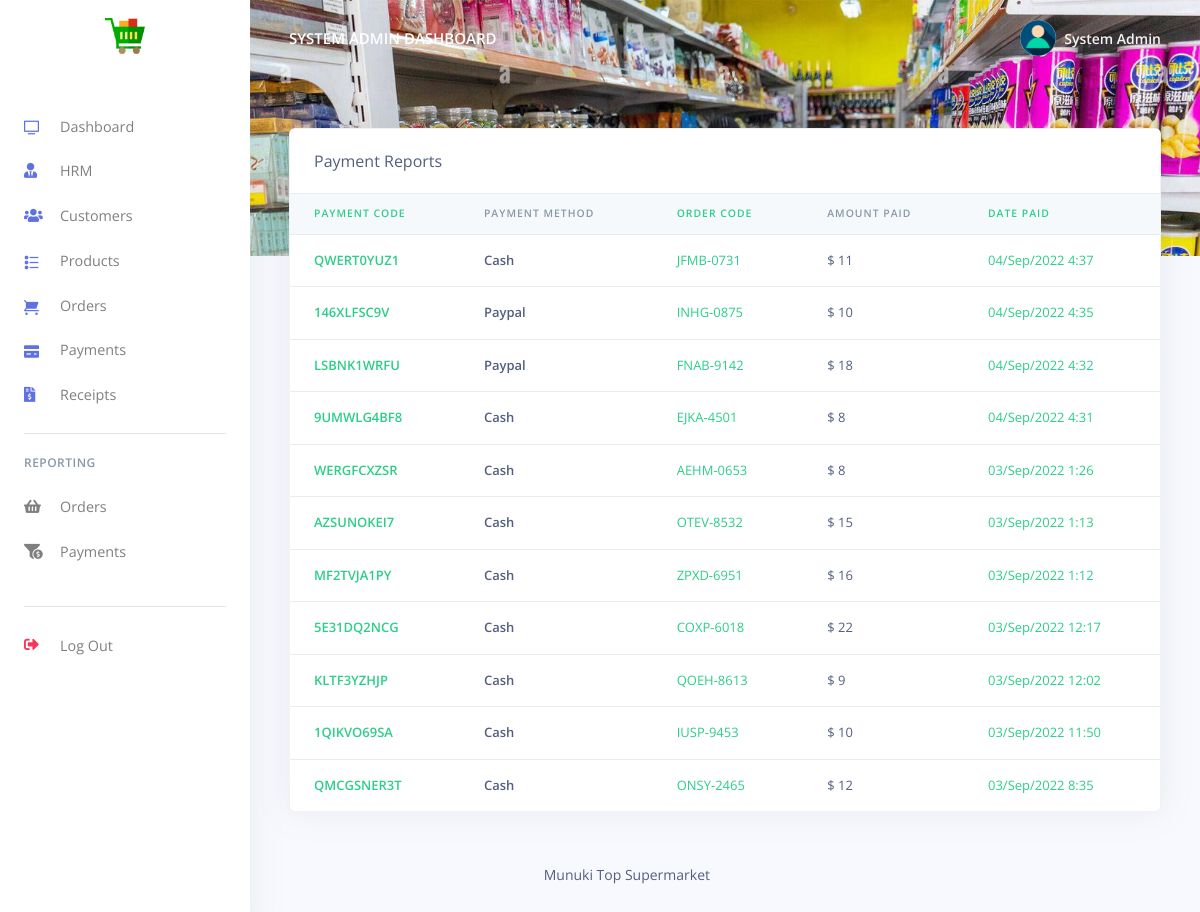
Page /admin/payments_reports.php (signed in) on the committed database.
### tables this page shows
CREATE TABLE `sms_admin` (
  `admin_id` varchar(200) NOT NULL,
  `admin_name` varchar(200) NOT NULL,
  `admin_email` varchar(200) NOT NULL,
  `admin_password` varchar(200) NOT NULL
);

CREATE TABLE `sms_payments` (
  `pay_id` varchar(200) NOT NULL,
  `pay_code` varchar(200) NOT NULL,
  `order_code` varchar(200) NOT NULL,
  `customer_id` varchar(200) NOT NULL,
  `pay_amt` varchar(200) NOT NULL,
  `pay_method` varchar(200) NOT NULL,
  `created_at` timestamp(6) NOT NULL DEFAULT current_timestamp(6) ON UPDATE current_timestamp(6)
);

### admin/payments_reports.php (the view, shortened to what this page needs)
<?php
include('config/config.php');
require_once('partials/_head.php');
?>
<body>
    <?php
    require_once('partials/_sidebar.php');
    ?>
    <div class="main-content">
        <?php
        require_once('partials/_topnav.php');
        ?>
        <div class="container-fluid mt--8">
            <div class="row">
                <div class="col">
                    <div class="card shadow">
                        <div class="card-header border-0">
                            Payment Reports
                        </div>
                        <div class="table-responsive">
                            <table class="table align-items-center table-flush">
                                <thead class="thead-light">
                                    <tr>
                                        <th class="text-success" scope="col">Payment Code</th>
                                        <th scope="col">Payment Method</th>
                                        <th class="text-success" scope="col">Order Code</th>
                                        <th scope="col">Amount Paid</th>
                                        <th class="text-success" scope="col">Date Paid</th>
                                    </tr>
                                </thead>
                                <tbody>
                                    <?php
                                    $ret = "SELECT * FROM  sms_payments ORDER BY `created_at` DESC ";
                                    $stmt = $mysqli->prepare($ret);
                                    $stmt->execute();
                                    $res = $stmt->get_result();
                                    while ($payment = $res->fetch_object()) {
                                    ?>
                                        <tr>
                                            <th class="text-success" scope="row">
                                                <?php echo $payment->pay_code; ?>
                                            </th>
                                            <th scope="row">
                                                <?php echo $payment->pay_method; ?>
                                            </th>
                                            <td class="text-success">
                                                <?php echo $payment->order_code; ?>
                                            </td>
                                            <td>
                                                $ <?php echo $payment->pay_amt; ?>
                                            </td>
                                            <td class="text-success">
                                                <?php echo date('d/M/Y g:i', strtotime($payment->created_at)) ?>
                                            </td>
                                        </tr>
                                    <?php } ?>
                                </tbody>
                            </table>
                        </div>
                    </div>
                </div>
            </div>
            <?php
            require_once('partials/_footer.php');
            ?>
        </div>
    </div>
</body>
</html>

### admin/partials/_sidebar.php (shortened to what this page needs)
<?php
$admin_id = $_SESSION['admin_id'];
$ret = "SELECT * FROM  sms_admin  WHERE admin_id = '$admin_id'";
$stmt = $mysqli->prepare($ret);
$stmt->execute();
$res = $stmt->get_result();
while ($admin = $res->fetch_object()) {
?>
  <nav class="navbar navbar-vertical fixed-left navbar-expand-md navbar-light bg-white" id="sidenav-main">
    <div class="container-fluid">
      <a class="navbar-brand pt-0" href="dashboard.php">
        <img src="assets/img/brand/shopping-cart.png" class="navbar-brand-img" alt="...">
      </a>
      <div class="collapse navbar-collapse" id="sidenav-collapse-main">
        <ul class="navbar-nav">
          <li class="nav-item">
            <a class="nav-link" href="dashboard.php">
              <i class="ni ni-tv-2 text-primary"></i> Dashboard
            </a>
          </li>
          <li class="nav-item">
            <a class="nav-link" href="hrm.php">
              <i class="fas fa-user-tie text-primary"></i> HRM
            </a>
          </li>
          <li class="nav-item">
            <a class="nav-link" href="customes.php">
              <i class="fas fa-users text-primary"></i> Customers
            </a>
          </li>
          <li class="nav-item">
            <a class="nav-link" href="products.php">
              <i class="ni ni-bullet-list-67 text-primary"></i>Products
            </a>
          </li>
          <li class="nav-item">
            <a class="nav-link" href="orders.php">
              <i class="ni ni-cart text-primary"></i> Orders
            </a>
          </li>
          <li class="nav-item">
            <a class="nav-link" href="payments.php">
              <i class="ni ni-credit-card text-primary"></i> Payments
            </a>
          </li>
          <li class="nav-item">
            <a class="nav-link" href="receipts.php">
              <i class="fas fa-file-invoice-dollar text-primary"></i> Receipts
            </a>
          </li>
        </ul>
        <hr class="my-3">
        <h6 class="navbar-heading text-muted">Reporting</h6>
        <ul class="navbar-nav mb-md-3">
          <li class="nav-item">
            <a class="nav-link" href="orders_reports.php">
              <i class="fas fa-shopping-basket"></i> Orders
            </a>
          </li>
          <li class="nav-item">
            <a class="nav-link" href="payments_reports.php">
              <i class="fas fa-funnel-dollar"></i> Payments
            </a>
          </li>
        </ul>
        <hr class="my-3">
        <ul class="navbar-nav mb-md-3">
          <li class="nav-item">
            <a class="nav-link" href="logout.php">
              <i class="fas fa-sign-out-alt text-danger"></i> Log Out
            </a>
          </li>
        </ul>
      </div>
    </div>
  </nav>
<?php } ?>

### admin/partials/_topnav.php (shortened to what this page needs)
<?php
$admin_id = $_SESSION['admin_id'];
$ret = "SELECT * FROM  sms_admin  WHERE admin_id = '$admin_id'";
$stmt = $mysqli->prepare($ret);
$stmt->execute();
$res = $stmt->get_result();
while ($admin = $res->fetch_object()) {
?>
    <nav class="navbar navbar-top navbar-expand-md navbar-dark" id="navbar-main">
        <div class="container-fluid">
            <a class="h4 mb-0 text-white text-uppercase d-none d-lg-inline-block" href="dashboard.php"><?php echo $admin->admin_name; ?> Dashboard</a>
            <ul class="navbar-nav align-items-center d-none d-md-flex">
                <li class="nav-item dropdown">
                    <a class="nav-link pr-0" href="#" role="button" data-toggle="dropdown" aria-haspopup="true" aria-expanded="false">
                        <div class="media align-items-center">
                            <span class="avatar avatar-sm rounded-circle">
                                <img alt="Image placeholder" src="assets/img/theme/user-a-min.png">
                            </span>
                            <div class="media-body ml-2 d-none d-lg-block">
                                <span class="mb-0 text-sm  font-weight-bold"><?php echo $admin->admin_name; ?></span>
                            </div>
                        </div>
                    </a>
                </li>
            </ul>
        </div>
    </nav>
<?php } ?>

### rows in the picture
sms_admin: admin_name "SYSTEM ADMIN", admin_name "System Admin"
sms_payments: pay_code "QWERT0YUZ1", pay_method "Cash", order_code "JFMB-0731", pay_amt "11", created_at "04/Sep/2022 4:37"
sms_payments: pay_code "146XLFSC9V", pay_method "Paypal", order_code "INHG-0875", pay_amt "10", created_at "04/Sep/2022 4:35"
sms_payments: pay_code "LSBNK1WRFU", pay_method "Paypal", order_code "FNAB-9142", pay_amt "18", created_at "04/Sep/2022 4:32"
sms_payments: pay_code "9UMWLG4BF8", pay_method "Cash", order_code "EJKA-4501", pay_amt "8", created_at "04/Sep/2022 4:31"
sms_payments: pay_code "WERGFCXZSR", pay_method "Cash", order_code "AEHM-0653", pay_amt "8", created_at "03/Sep/2022 1:26"
sms_payments: pay_code "AZSUNOKEI7", pay_method "Cash", order_code "OTEV-8532", pay_amt "15", created_at "03/Sep/2022 1:13"
sms_payments: pay_code "MF2TVJA1PY", pay_method "Cash", order_code "ZPXD-6951", pay_amt "16", created_at "03/Sep/2022 1:12"
sms_payments: pay_code "5E31DQ2NCG", pay_method "Cash", order_code "COXP-6018", pay_amt "22", created_at "03/Sep/2022 12:17"
sms_payments: pay_code "KLTF3YZHJP", pay_method "Cash", order_code "QOEH-8613", pay_amt "9", created_at "03/Sep/2022 12:02"
sms_payments: pay_code "1QIKVO69SA", pay_method "Cash", order_code "IUSP-9453", pay_amt "10", created_at "03/Sep/2022 11:50"
sms_payments: pay_code "QMCGSNER3T", pay_method "Cash", order_code "ONSY-2465", pay_amt "12", created_at "03/Sep/2022 8:35"
